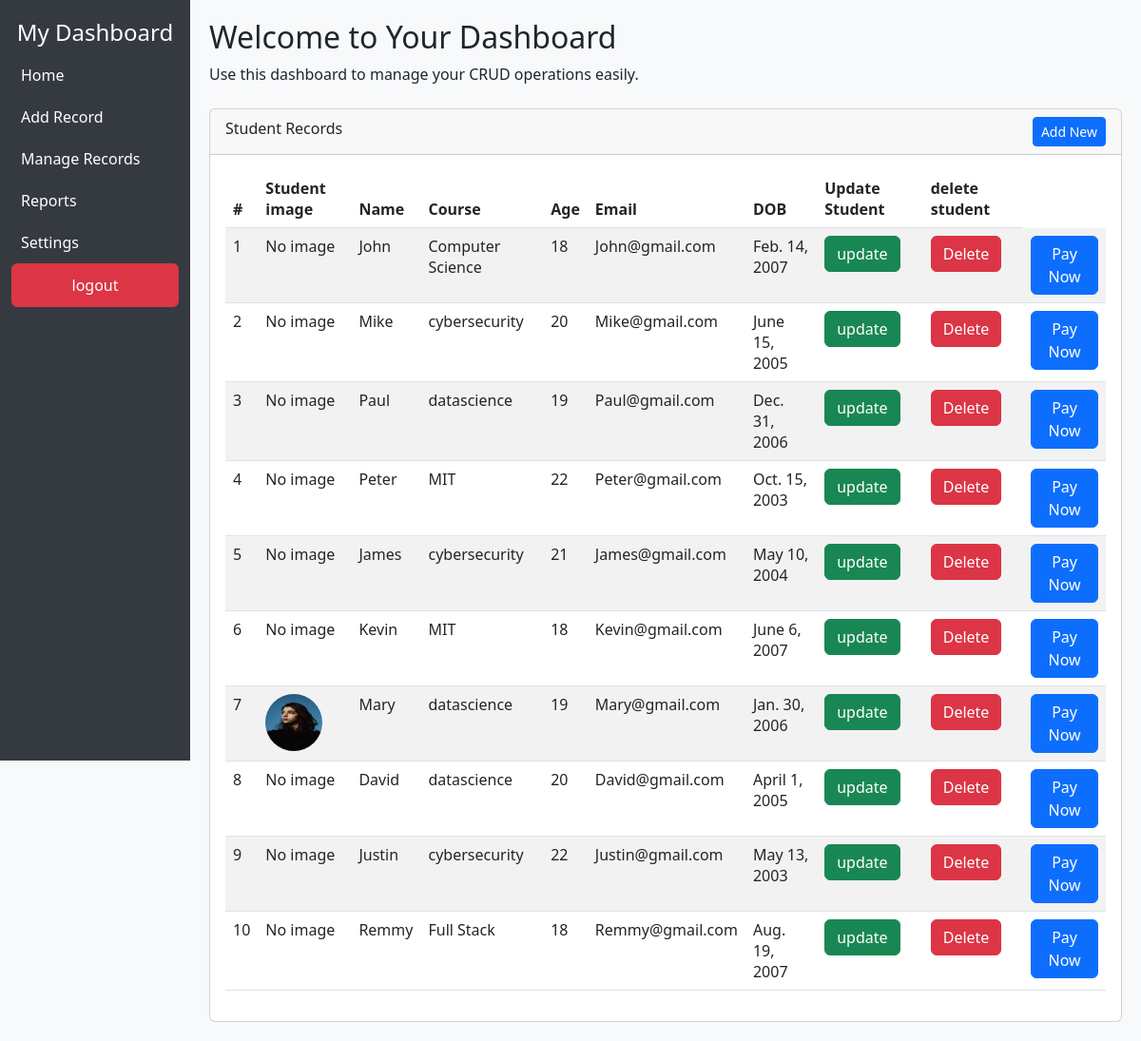
The page /index/ (signed in) on the database as committed earlier.
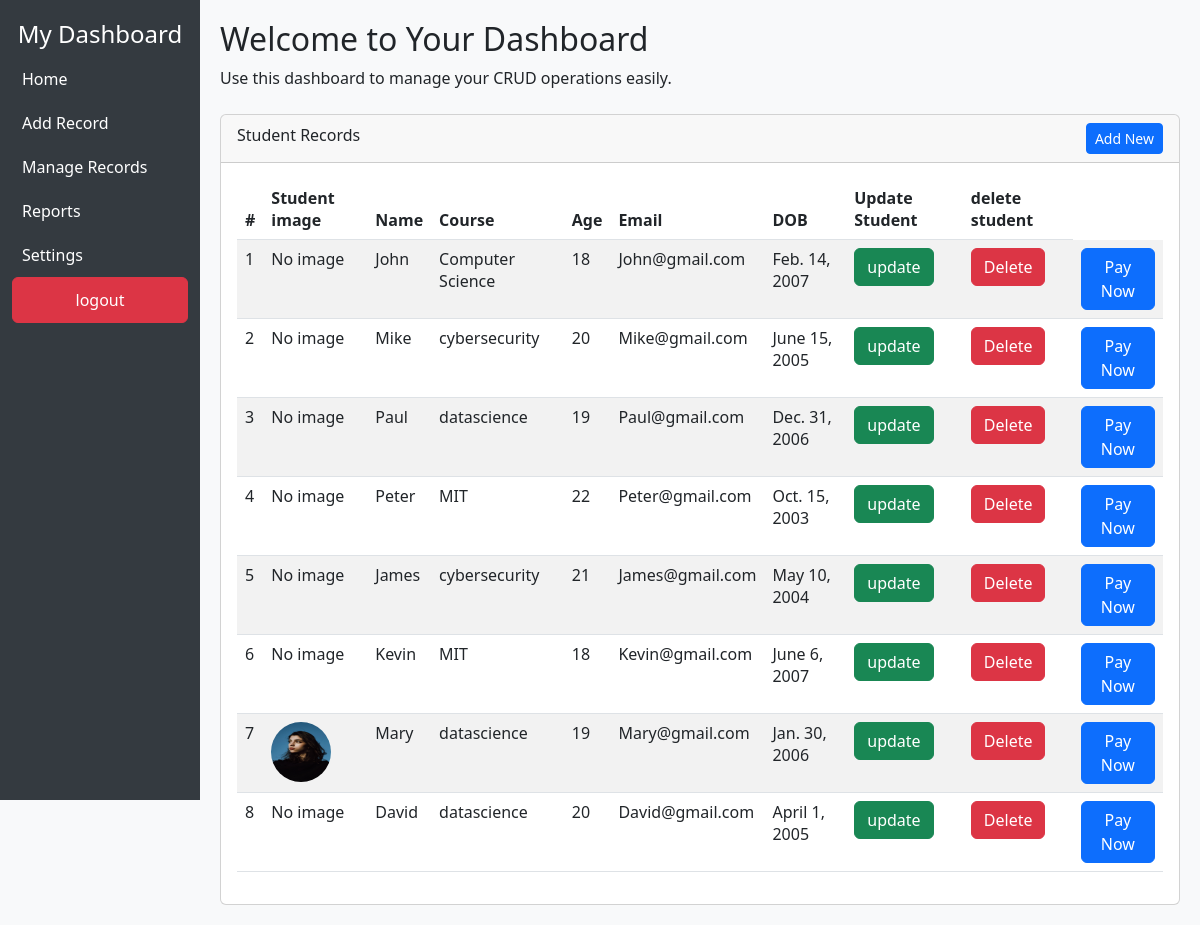
The same page on the database as committed later.
### Admin/models.py (models this page shows, shortened)
class Student(models.Model):
    image = models.ImageField(upload_to='students/',null=True,blank=True)
    name =models.CharField(max_length=20)
    course =models.CharField(max_length=20)
    age =models.IntegerField()
    email =models.EmailField(null=True, blank=True )
    date =models.DateField(null=True, blank=True)

### Admin/views.py (the view)
# urls.py: path('index/', views.index, name='index'),
@login_required
def index(request):
    students = Student.objects.all()
    return render(request, 'index.html',{'students': students})

### Admin/templates/index.html (shortened to what this page needs)
{% load static %}
<html lang="en">
<head>
    <link
      href="https://cdn.jsdelivr.net/npm/bootstrap@5.3.0/dist/css/bootstrap.min.css"
      rel="stylesheet"
    >
    <link rel="stylesheet" href="{% static 'css/main.css'%}">
</head>
<body>
<div class="container-fluid">
    <div class="row">
        <div class="col-md-3 col-lg-2 sidebar">
            <h4 class="text-center">My Dashboard</h4>
            <a href="#">Home</a>
            <a href="{% url 'add_record' %}">Add Record</a>
            <a href="#">Manage Records</a>
            <a href="#">Reports</a>
            <a href="#">Settings</a>
            {% if user.is_authenticated %}
            <a href="{% url 'logout' %}" class="btn btn-danger">logout</a>
            {% else %}
            <a href="" class="btn btn-primary">login</a>
            {% endif %}
        </div>
        <div class="col-md-9 col-lg-10 content">
            <h2>Welcome to Your Dashboard</h2>
            <p>Use this dashboard to manage your CRUD operations easily.</p>
            <div class="card mt-4">
                <div class="card-header">
                    Student Records
                    <a href="{% url 'add_record' %}" class="btn btn-primary btn-sm float-end">Add New</a>
                </div>
                <div class="card-body">
                    <table class="table table-striped">
                        <thead>
                        <tr>
                            <th>#</th>
                            <th>Student image</th>
                            <th>Name</th>
                            <th>Course</th>
                            <th>Age</th>
                            <th>Email</th>
                            <th>DOB</th>
                            <th>Update Student</th>
                            <th> delete student</th>
                        </tr>
                        </thead>
                        <tbody>
                        {% for student in students %}
                            <tr>
                                <td>{{ forloop.counter }}</td>
                                <td>
                                    {% if student.image %}
                                    <img src="{{ student.image.url }}" width="60" height="60"  style="border-radius:50px;" alt="Student Image">
                                    {% else %}
                                    No image
                                    {% endif %}
                                </td>
                                <td>{{ student.name }}</td>
                                <td>{{ student.course }}</td>
                                <td>{{ student.age }}</td>
                                <td>{{ student.email }}</td>
                                <td>{{ student.date }}</td>
                                <td><a href="{% url 'update_record' student.id %}" class="btn btn-success">update</a></td>
                                <td>
    <form action="{% url 'delete_record' student.id %}" method="POST"
          onsubmit="return confirm('Are you sure you want to delete {{ student.name }}?');">
        <button type="submit" class="btn btn-danger ">
            Delete
        </button>
    </form>
</td>
                                <td><a href="{% url 'payment' student.id %}" class="btn btn-primary">Pay Now</a></td>
                            </tr>
                        {% endfor %}
                        </tbody>
                    </table>
                </div>
            </div>
        </div>
    </div>
</div>
</body>
</html>

### static/css/main.css (style rules this page uses)
body { background-color: #f8f9fa; }
.sidebar { height: 100vh; background-color: #343a40; color: white; padding-top: 20px; }
.sidebar a { color: white; text-decoration: none; display: block; padding: 10px; }
.content { padding: 20px; }

Rows that differ between the two databases and show on the page:
removed Student: shows "No image", name "Justin", course "cybersecurity", age "22", email "Justin@gmail.com", date "May 13, 2003"
removed Student: image "No image", name "Remmy", course "Full Stack", age "18", email "Remmy@gmail.com", date "Aug. 19, 2007"
